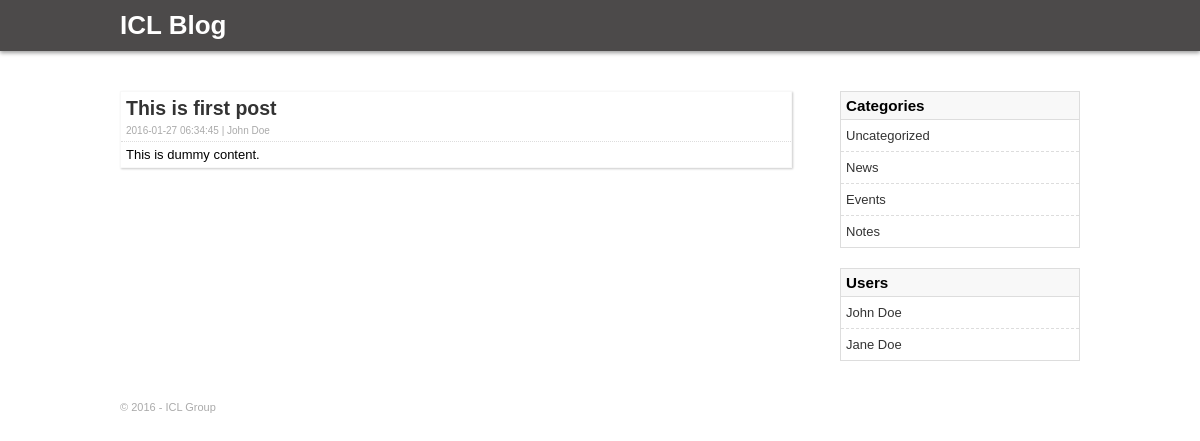
/blog/index.php?post_id=4, run on the app's committed database.
### tables this page shows
CREATE TABLE IF NOT EXISTS `posts` (
  `post_id` int(11) NOT NULL AUTO_INCREMENT,
  `user_id` int(11) NOT NULL,
  `category_id` int(11) NOT NULL,
  `post_title` varchar(100) NOT NULL,
  `post_content` text NOT NULL,
  `publish_date` timestamp NOT NULL DEFAULT CURRENT_TIMESTAMP,
  PRIMARY KEY (`post_id`)
);

CREATE TABLE IF NOT EXISTS `categories` (
  `category_id` int(11) NOT NULL AUTO_INCREMENT,
  `category_name` varchar(30) NOT NULL,
  PRIMARY KEY (`category_id`)
);

CREATE TABLE IF NOT EXISTS `users` (
  `user_id` int(11) NOT NULL AUTO_INCREMENT,
  `full_name` varchar(30) NOT NULL,
  `username` varchar(20) NOT NULL,
  `password` varchar(40) NOT NULL,
  PRIMARY KEY (`user_id`),
  UNIQUE KEY `username` (`username`)
);

### blog/includes/functions.php (called while the page is built, shortened)
<?php
function get_all_categories() {
	global $conn;
	$cats_query = "SELECT * FROM categories";
	$cats_query = mysqli_query($conn, $cats_query);
	$all_cats = array();
	while( $cat = mysqli_fetch_assoc($cats_query) ) {
		$all_cats[] = $cat;
	}
	return $all_cats;
}
function get_all_users() {
	global $conn;
	$users_query = "SELECT * FROM users";
	$users_query = mysqli_query($conn, $users_query);
	$all_users = array();
	while( $user = mysqli_fetch_assoc($users_query) ) {
		$all_users[] = $user;
	}
	return $all_users;
}
function get_post($post_id = 0) {
	global $conn;
	$post_id = (int) $post_id;
	$posts_query = "SELECT * FROM posts WHERE post_id={$post_id}";
	$posts_query = mysqli_query($conn, $posts_query);
	if( $posts_query )
		return mysqli_fetch_assoc($posts_query);
	else
		return false;
}
function get_user($user_id = 0) {
	global $conn;
	$user_id = (int) $user_id;
	$user_query = "SELECT * FROM users WHERE user_id={$user_id}";
	$user_query = mysqli_query($conn, $user_query);
	if( $user_query )
		return mysqli_fetch_assoc($user_query);
	else
		return false;
}
function get_user_name_by_id($user_id = 0) {
	global $conn;
	$user_id = (int) $user_id;
	$user_query = "SELECT full_name FROM users WHERE user_id={$user_id}";
	$user_query = mysqli_query($conn, $user_query);
	if( $user_query ) {
		$user_query = mysqli_fetch_assoc($user_query);
		return array_shift($user_query);
	}
	else
		return '';
}

### blog/includes/single.php (the view)
<?php
	$post_id = (int) $_GET['post_id'];
	$post = get_post($post_id);
?>
	<div class="post">
		<a href="<?php echo BASE_URL; ?>?post_id=<?php echo $post['post_id']; ?>">
			<h2><?php echo $post['post_title'];?></h2>
		</a>
		<div class="post-meta">
			<?php $user = get_user($post['user_id']);?>
			<?php echo $post['publish_date']?> | <?php echo get_user_name_by_id($post['user_id']);?>
		</div>
		<div class="post-excerpt">
			<?php
				$post_content =  $post['post_content'];
				echo $post_content;
			?>
		</div>
	</div>

### blog/includes/sidebar.php
<div class="sidebar">
	<div class="side-box">
		<h3>Categories</h3>
		<?php $categories = get_all_categories(); ?>
		<?php if (count($categories) > 0) { ?>
			<ul>
				<?php foreach ($categories as $category) { ?>
					<li><a href="<?php echo BASE_URL; ?>?cat=<?php echo $category['category_id']; ?>"><?php echo $category['category_name']; ?></a></li>
				<?php } ?>
			</ul>
		<?php } ?>
	</div>
	<div class="side-box">
		<h3>Users</h3>
		<?php $users = get_all_users(); ?>
		<?php if (count($users) > 0) { ?>
			<ul>
				<?php foreach ($users as $user) { ?>
					<li><a href="<?php echo BASE_URL; ?>?user_id=<?php echo $user['user_id']; ?>"><?php echo $user['full_name']; ?></a></li>
				<?php } ?>
			</ul>
		<?php } ?>
	</div>
</div>

### blog/css/style.css (style rules this page uses)
body { margin: 0; font-family: 'Arial', sans-serif; font-size: 13px; }
* { box-sizing: border-box; }
a { text-decoration: none; }
.sidebar { width: 25%; float: right; }
.post { border: 1px solid #f8f8f8; margin-bottom: 20px; box-shadow: 1px 1px 2px rgba(0, 0, 0, 0.21); }
.post h2 { margin: 0; color: #333; }
.post-meta,.post h2 { padding: 5px; }
.post-meta { border-bottom: 1px dotted #ddd; color: #aaa; font-size: 10px; padding-top: 0; }
.post-excerpt { padding: 5px; }
.side-box { border: 1px solid #ddd; margin-bottom: 20px; }
.side-box h3 { margin: 0; padding: 5px; border-bottom: 1px solid #ddd; background: #f8f8f8; }
.side-box ul { list-style: none; margin: 0; padding: 0; }
.side-box li a { display: block; line-height: 25px; padding: 3px 3px 3px 5px; color: #333; border-bottom: 1px dashed #ddd; }
.side-box li:last-child a { border-bottom: none; }

### data on the page
posts: post_title "This is first post", publish_date "2016-01-27 06:34:45", post_content "This is dummy content."
categories: category_name "Uncategorized"
categories: category_name "News"
categories: category_name "Events"
categories: category_name "Notes"
users: full_name "John Doe"
users: full_name "Jane Doe"

### other printed values
get_user_name_by_id($post['user_id']) "John Doe"
